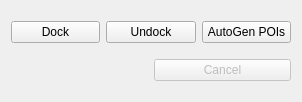
<?xml version="1.0" encoding="UTF-8"?>
<ui version="4.0">
 <class>DockUndockPanel</class>
 <widget class="QWidget" name="DockUndockPanel">
  <property name="geometry">
   <rect>
    <x>0</x>
    <y>0</y>
    <width>302</width>
    <height>102</height>
   </rect>
  </property>
  <property name="windowTitle">
   <string>Form</string>
  </property>
  <layout class="QGridLayout" name="gridLayout">
   <item row="0" column="0">
    <layout class="QHBoxLayout" name="horizontalLayout">
     <item>
      <widget class="QPushButton" name="dock">
       <property name="text">
        <string>Dock</string>
       </property>
      </widget>
     </item>
     <item>
      <widget class="QPushButton" name="undock">
       <property name="text">
        <string>Undock</string>
       </property>
      </widget>
     </item>
     <item>
      <widget class="QPushButton" name="autodock">
       <property name="text">
        <string>AutoGen POIs</string>
       </property>
      </widget>
     </item>
    </layout>
   </item>
   <item row="1" column="0">
    <layout class="QHBoxLayout" name="horizontalLayout_3">
     <item>
      <widget class="QLabel" name="feedbackText">
       <property name="text">
        <string/>
       </property>
      </widget>
     </item>
     <item>
      <widget class="QPushButton" name="cancelDockUndock">
       <property name="enabled">
        <bool>false</bool>
       </property>
       <property name="text">
        <string>Cancel</string>
       </property>
      </widget>
     </item>
    </layout>
   </item>
  </layout>
 </widget>
 <resources/>
 <connections/>
</ui>
